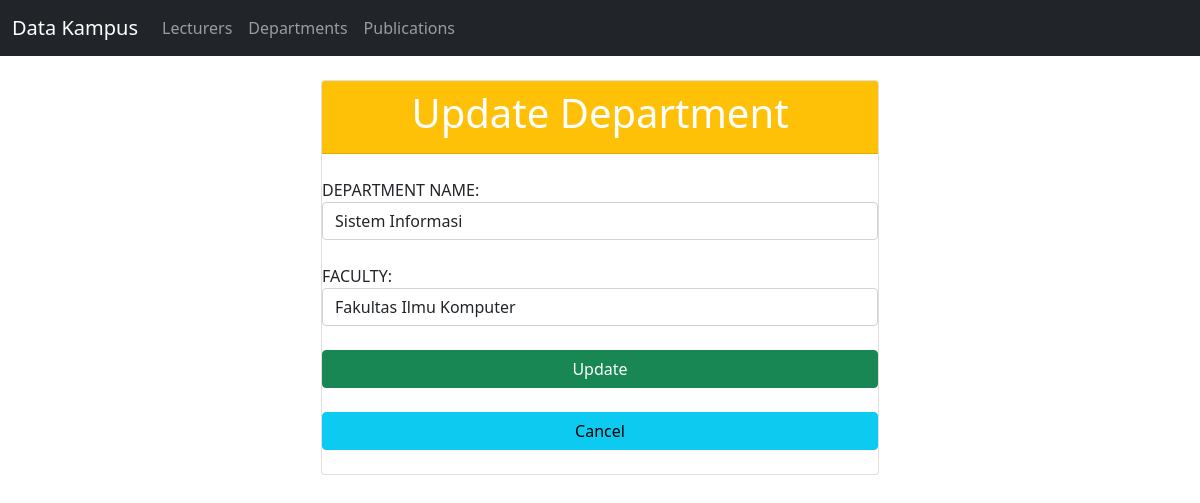
/Project/index.php?controller=department&action=edit&id=2, run on the app's committed database.
### tables this page shows
CREATE TABLE departments (
  id INT AUTO_INCREMENT PRIMARY KEY,
  department_name VARCHAR(100) NOT NULL,
  faculty VARCHAR(100)
);

### Project/app/models/Database.php (called while the page is built, shortened)
<?php
class Database {
    private $servername = "localhost";
    private $username = "root";
    private $password = "";
    private $db_name = "tp_mvc25";
    public function __construct() {
        $this->conn = new mysqli($this->servername, $this->username, $this->password, $this->db_name);
    }
}
?>

### Project/app/models/Department.php (called while the page is built, shortened)
<?php
require_once 'Database.php';
class Department {
    private $db;
    private $table = 'departments';
    public function __construct() {
        $this->db = new Database();
    }
    public function getById($id) {
        $stmt = $this->db->conn->prepare("SELECT * FROM {$this->table} WHERE id = ?");
        $stmt->bind_param("i", $id);
        $stmt->execute();
        $result = $stmt->get_result();
        return $result->fetch_assoc();
    }
}
?>

### Project/app/views/departments/edit.php (the view, shortened to what this page needs)
<?php
include 'app/views/layouts/header.php';
?>
<div class="col-lg-6 m-auto">
  <form method="post" action="index.php?controller=department&action=edit&id=<?php echo $department['id']; ?>">
    <div class="card">
      <div class="card-header bg-warning">
        <h1 class="text-white text-center">Update Department</h1>
      </div><br>
      <label> DEPARTMENT NAME: </label>
      <input type="text" name="department_name" value="<?php echo htmlspecialchars($department['department_name']); ?>" class="form-control" required> <br>
      <label> FACULTY: </label>
      <input type="text" name="faculty" value="<?php echo htmlspecialchars($department['faculty']); ?>" class="form-control" required> <br>
      <button class="btn btn-success" type="submit" name="submit">Update</button><br>
      <a class="btn btn-info" href="index.php?controller=department&action=index">Cancel</a><br>
    </div>
  </form>
</div>
<?php include 'app/views/layouts/footer.php'; ?>

### data on the page
departments: department_name "Sistem Informasi", faculty "Fakultas Ilmu Komputer"
